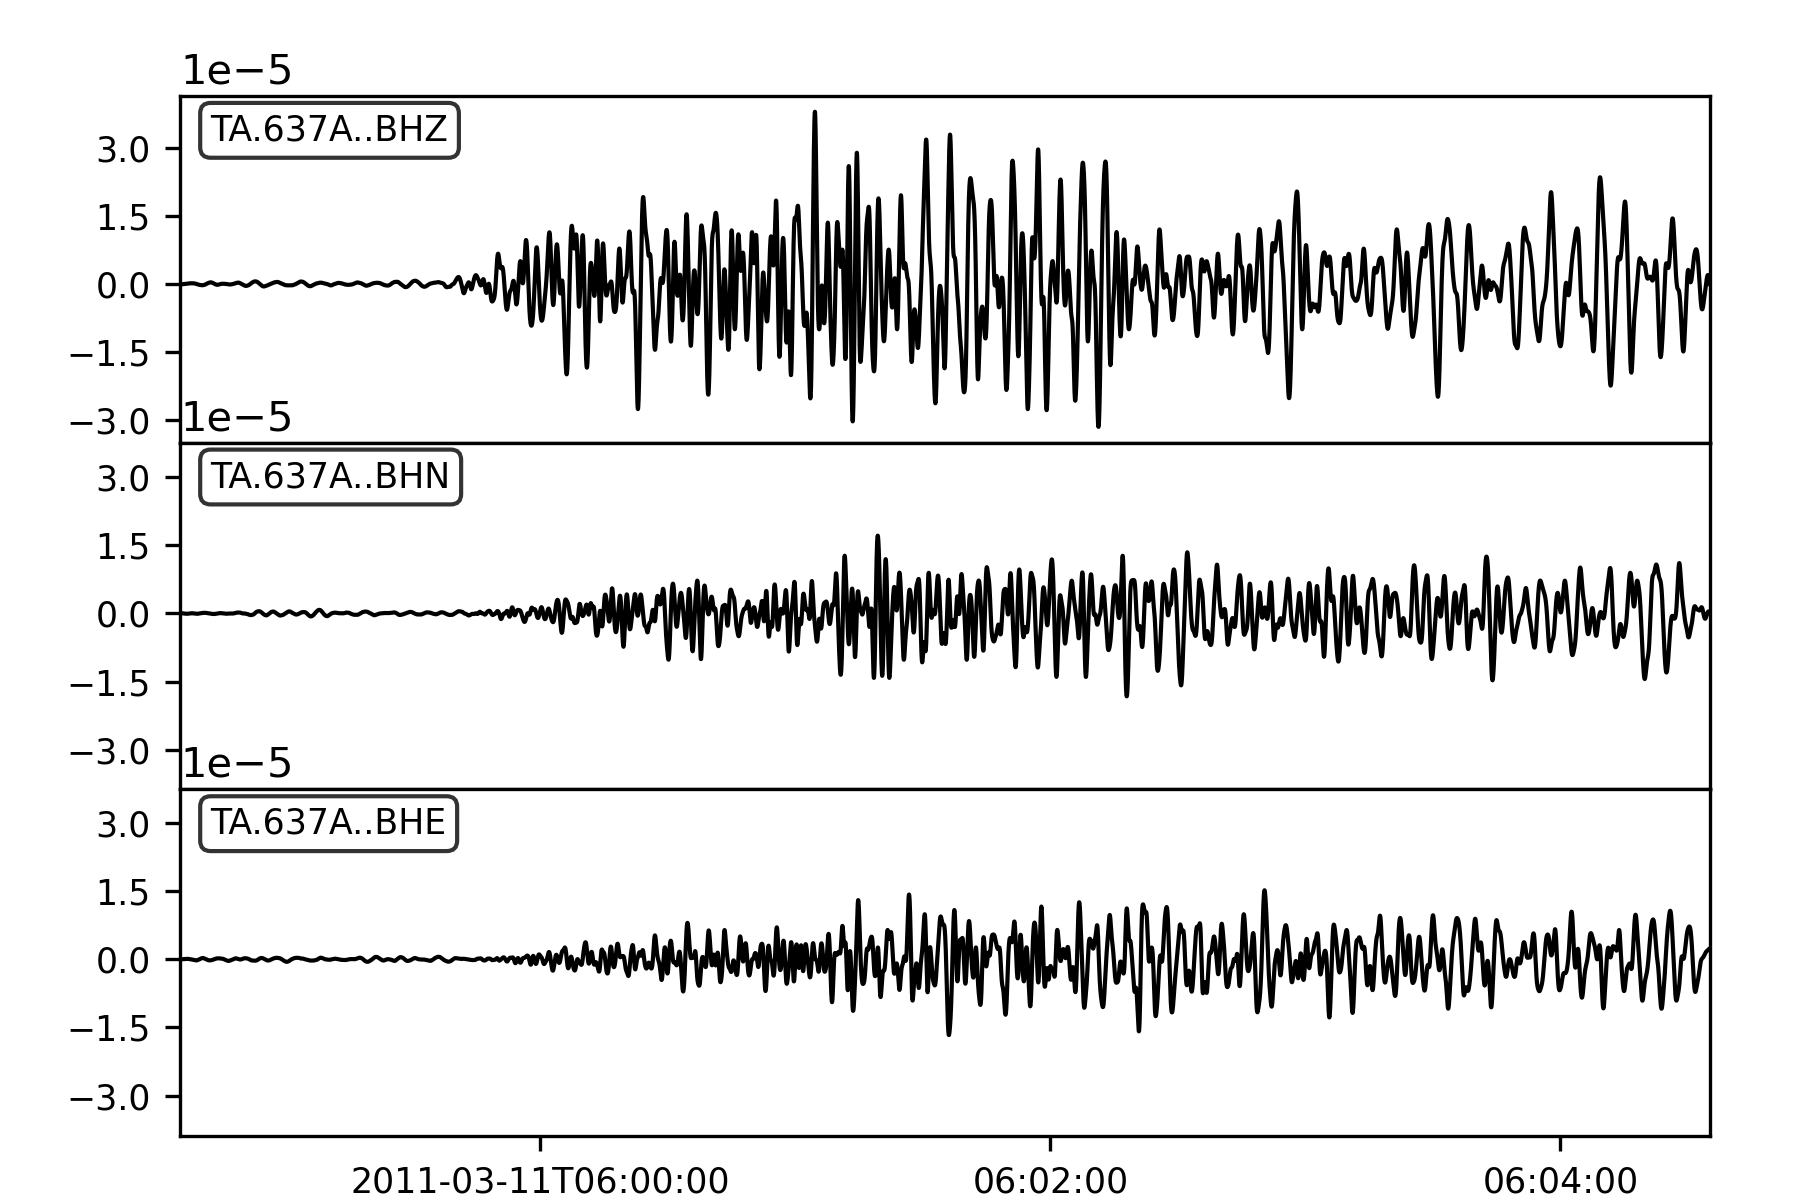

This chart was generated by the following Python code:
#!/usr/bin/env python3
# -*- coding: utf-8 -*-
"""
Created on Thu Nov 17 09:12:59 2022

@author: chrisyoung
"""

# Plot 3C waveforms for one station for specified event

import obspy
from obspy.clients.fdsn import Client
from obspy.geodetics import gps2dist_azimuth
from obspy.geodetics import kilometers2degrees
from obspy.taup import TauPyModel
import matplotlib.pyplot as plt

c = Client('IRIS')

# Get event info for time windowing
event_time = obspy.UTCDateTime('2011-03-11T05:46:23.2')

cat = c.get_events(starttime = event_time - 10, endtime = event_time + 10, 
                   minmagnitude = 9)

# Get station info for calculating predicted arrival time
inv = c.get_stations(network = 'TA', station = '637A', level='response')

st = c.get_waveforms(network='TA', station = '637A', location = '',
                     channel='BH?', starttime = event_time - 60, 
                     endtime = event_time + 3600)

# Get station coordinates
coords = inv.get_coordinates('TA.637A..BHE')

# Get source location
origin = cat[0].preferred_origin()

# Calculate epicentral distance to get predicted arrivals
distance = gps2dist_azimuth(origin.latitude, origin.longitude,
                            coords['latitude'], coords['longitude'])

distance = kilometers2degrees(distance[0]/1000)

# Calculate predicted arrivals
m = TauPyModel(model = 'ak135')
arrivals = m.get_ray_paths(distance_in_degree=distance, 
                           source_depth_in_km = origin.depth/1000.)

#arrivals.plot()    #plot ray paths on Earth cross-section

first_arrival = origin.time + arrivals[0].time   #arrivals sorted by time
print(first_arrival)

# Window around first arrival
st2 = st.slice(first_arrival - 60, first_arrival + 300)
# st2.plot(fig = fig)

# Deconvolve instrument response and plot windowed waveforms
st3 = st2.copy()
st3.attach_response(inv)      #attach instrument response info to wfm object
st3.remove_response(pre_filt = (1.0 / 10.0, 1.0 / 5.0, 1.0, 2.0), output = 'VEL')
fig = plt.figure()
st3.plot(fig = fig)

plt.figure(fig)
plt.savefig('Plot3C_Deconvolved.png', dpi = 300)


